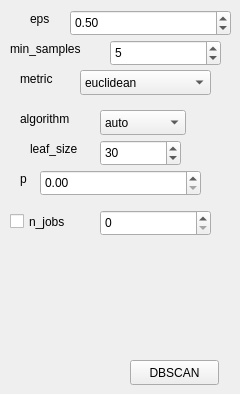
         <widget class="QWidget" name="page_58">
          <widget class="QPushButton" name="cluster_DBSCAN_Btn">
           <property name="geometry">
            <rect>
             <x>130</x>
             <y>360</y>
             <width>89</width>
             <height>25</height>
            </rect>
           </property>
           <property name="text">
            <string>DBSCAN</string>
           </property>
          </widget>
          <widget class="QLabel" name="label_99">
           <property name="geometry">
            <rect>
             <x>30</x>
             <y>10</y>
             <width>31</width>
             <height>17</height>
            </rect>
           </property>
           <property name="text">
            <string>eps</string>
           </property>
          </widget>
          <widget class="QDoubleSpinBox" name="doubleSpinBox_DBSCAN_eps">
           <property name="geometry">
            <rect>
             <x>70</x>
             <y>10</y>
             <width>161</width>
             <height>26</height>
            </rect>
           </property>
           <property name="maximum">
            <double>100000000000000000.000000000000000</double>
           </property>
           <property name="value">
            <double>0.500000000000000</double>
           </property>
          </widget>
          <widget class="QLabel" name="label_100">
           <property name="geometry">
            <rect>
             <x>10</x>
             <y>40</y>
             <width>91</width>
             <height>17</height>
            </rect>
           </property>
           <property name="text">
            <string>min_samples</string>
           </property>
          </widget>
          <widget class="QSpinBox" name="spinBox_DBSCAN_min_samples">
           <property name="geometry">
            <rect>
             <x>110</x>
             <y>40</y>
             <width>111</width>
             <height>26</height>
            </rect>
           </property>
           <property name="maximum">
            <number>999999999</number>
           </property>
           <property name="value">
            <number>5</number>
           </property>
          </widget>
          <widget class="QLabel" name="label_101">
           <property name="geometry">
            <rect>
             <x>20</x>
             <y>70</y>
             <width>51</width>
             <height>17</height>
            </rect>
           </property>
           <property name="text">
            <string>metric</string>
           </property>
          </widget>
          <widget class="QComboBox" name="comboBox_DBSCAN_metric">
           <property name="geometry">
            <rect>
             <x>80</x>
             <y>70</y>
             <width>131</width>
             <height>25</height>
            </rect>
           </property>
           <item>
            <property name="text">
             <string>euclidean</string>
            </property>
           </item>
           <item>
            <property name="text">
             <string>cityblock</string>
            </property>
           </item>
           <item>
            <property name="text">
             <string>cosine</string>
            </property>
           </item>
           <item>
            <property name="text">
             <string>l1</string>
            </property>
           </item>
           <item>
            <property name="text">
             <string>l2</string>
            </property>
           </item>
           <item>
            <property name="text">
             <string>manhattan</string>
            </property>
           </item>
           <item>
            <property name="text">
             <string>braycurtis</string>
            </property>
           </item>
           <item>
            <property name="text">
             <string>canberra</string>
            </property>
           </item>
           <item>
            <property name="text">
             <string>chebyshev</string>
            </property>
           </item>
           <item>
            <property name="text">
             <string>correlation</string>
            </property>
           </item>
           <item>
            <property name="text">
             <string>dice</string>
            </property>
           </item>
           <item>
            <property name="text">
             <string>hamming</string>
            </property>
           </item>
           <item>
            <property name="text">
             <string>jaccard</string>
            </property>
           </item>
           <item>
            <property name="text">
             <string>kulsinski</string>
            </property>
           </item>
           <item>
            <property name="text">
             <string>mahalanobis</string>
            </property>
           </item>
           <item>
            <property name="text">
             <string>minkowski</string>
            </property>
           </item>
           <item>
            <property name="text">
             <string>rogerstanimoto </string>
            </property>
           </item>
           <item>
            <property name="text">
             <string>russellrao</string>
            </property>
           </item>
           <item>
            <property name="text">
             <string>seuclidean</string>
            </property>
           </item>
           <item>
            <property name="text">
             <string>sokalmichener</string>
            </property>
           </item>
           <item>
            <property name="text">
             <string>sokalsneath</string>
            </property>
           </item>
           <item>
            <property name="text">
             <string>sqeuclidean</string>
            </property>
           </item>
           <item>
            <property name="text">
             <string>yule</string>
            </property>
           </item>
          </widget>
          <widget class="QLabel" name="label_102">
           <property name="geometry">
            <rect>
             <x>20</x>
             <y>110</y>
             <width>71</width>
             <height>17</height>
            </rect>
           </property>
           <property name="text">
            <string>algorithm</string>
           </property>
          </widget>
          <widget class="QComboBox" name="comboBox_DBSCAN_algorithm">
           <property name="geometry">
            <rect>
             <x>100</x>
             <y>110</y>
             <width>86</width>
             <height>25</height>
            </rect>
           </property>
           <item>
            <property name="text">
             <string>auto</string>
            </property>
           </item>
           <item>
            <property name="text">
             <string>ball_tree</string>
            </property>
           </item>
           <item>
            <property name="text">
             <string>kd_tree</string>
            </property>
           </item>
           <item>
            <property name="text">
             <string>brute</string>
            </property>
           </item>
          </widget>
          <widget class="QLabel" name="label_103">
           <property name="geometry">
            <rect>
             <x>30</x>
             <y>140</y>
             <width>67</width>
             <height>17</height>
            </rect>
           </property>
           <property name="text">
            <string>leaf_size</string>
           </property>
          </widget>
          <widget class="QSpinBox" name="spinBox_DBSCAN_leaf_size">
           <property name="geometry">
            <rect>
             <x>100</x>
             <y>140</y>
             <width>81</width>
             <height>26</height>
            </rect>
           </property>
           <property name="maximum">
            <number>999999999</number>
           </property>
           <property name="value">
            <number>30</number>
           </property>
          </widget>
          <widget class="QLabel" name="label_104">
           <property name="geometry">
            <rect>
             <x>20</x>
             <y>170</y>
             <width>21</width>
             <height>17</height>
            </rect>
           </property>
           <property name="text">
            <string>p</string>
           </property>
          </widget>
          <widget class="QDoubleSpinBox" name="doubleSpinBox_DBSCAN_p">
           <property name="geometry">
            <rect>
             <x>40</x>
             <y>170</y>
             <width>161</width>
             <height>26</height>
            </rect>
           </property>
          </widget>
          <widget class="QCheckBox" name="checkBox_DBSCAN_n_jobs">
           <property name="geometry">
            <rect>
             <x>10</x>
             <y>210</y>
             <width>71</width>
             <height>23</height>
            </rect>
           </property>
           <property name="text">
            <string>n_jobs</string>
           </property>
          </widget>
          <widget class="QSpinBox" name="spinBox_DBSCAN_n_jobs">
           <property name="geometry">
            <rect>
             <x>100</x>
             <y>210</y>
             <width>111</width>
             <height>26</height>
            </rect>
           </property>
          </widget>
         </widget>
